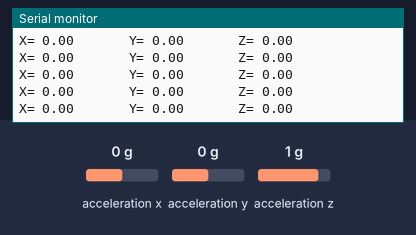
Simulated run of this sketch. Board: Arduino Uno, built with avr-gcc and run on an emulated ATmega328P. Shown: the last lines printed to the serial monitor. Wiring (inferred from the names in the program): ADXL345 accelerometer at I2C address 0x53. The test bench sets the inputs (shaded band); at power-on: acceleration y 0 g, acceleration x 0 g, acceleration z 1 g.

Above: at 1.3 s.
1.4 s: acceleration y set to -1.4 g
At 1.68 s:
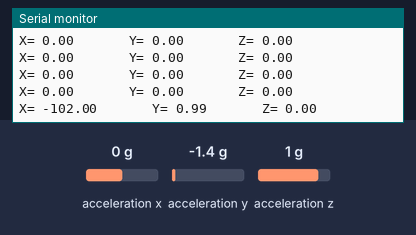
4.4 s: acceleration x set to -1.4 g
At 4.53 s:
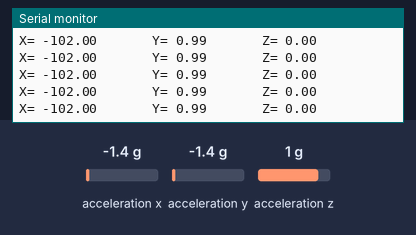
5.9 s: acceleration z set to -1.4 g
At 5.96 s:
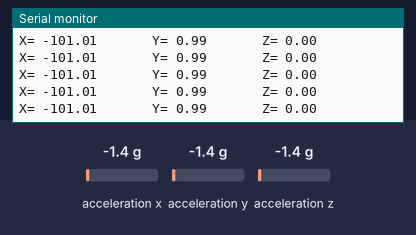
Timing chart, 0 to 8.9 s (numbered marks = the images above; inputs shaded):
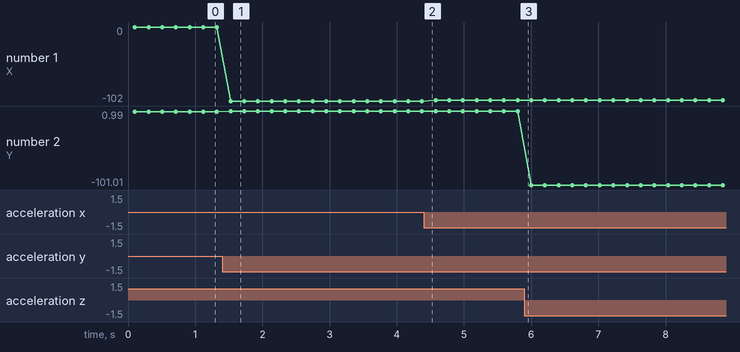

Measured:
- after the input at 1.4 s, the serial monitor: prints a new line after 0.13 s (image 1)
- plotted number 1: 0 → -102 after the input at 1.4 s, -102 → -101.01 after the input at 4.4 s
- plotted number 2: 0 → 0.99 after the input at 1.4 s

The sketch:

Accel3Axes.ino
```cpp
// Programa : Teste acelerometro ADXL345
// Adaptacoes : Arduino e Cia
// Read the 3Axis Inertial sensors from the GY-80 using I2C


#include <Wire.h>

#define Register_ID 0
#define Register_2D 0x2D
#define Register_X0 0x32
#define Register_X1 0x33
#define Register_Y0 0x34
#define Register_Y1 0x35
#define Register_Z0 0x36
#define Register_Z1 0x37

// Endereco I2C do sensor : 83 em decimal ou 0x53
int ADXAddress = 0x53;  // the default 7-bit slave address
int reading = 0;
int val=0;
int X0,X1,X_out;
int Y0,Y1,Y_out;
int Z1,Z0,Z_out;
double Xg,Yg,Zg;

void setup()
{
  Wire.begin();
  Serial.begin(9600);
  delay(100);
  // enable to measute g data
  Wire.beginTransmission(ADXAddress);
  Wire.write(Register_2D);
  Wire.write(8);                //measuring enable
  Wire.endTransmission();     // stop transmitting
}

void loop()
{
  //--------------X
  Wire.beginTransmission(ADXAddress); // transmit to device
  Wire.write(Register_X0);
  Wire.write(Register_X1);
  Wire.endTransmission();
  Wire.requestFrom(ADXAddress,2);
  if(Wire.available()<=2)
  {
    X0 = Wire.read();
    X1 = Wire.read();
    X1=X1<<8;
    X_out=X0+X1;
  }

  //------------------Y
  Wire.beginTransmission(ADXAddress); // transmit to device
  Wire.write(Register_Y0);
  Wire.write(Register_Y1);
  Wire.endTransmission();
  Wire.requestFrom(ADXAddress,2);
  if(Wire.available()<=2)
  {
    Y0 = Wire.read();
    Y1 = Wire.read();
    Y1=Y1<<8;
    Y_out=Y0+Y1;
  }
  //------------------Z
  Wire.beginTransmission(ADXAddress); // transmit to device
  Wire.write(Register_Z0);
  Wire.write(Register_Z1);
  Wire.endTransmission();
  Wire.requestFrom(ADXAddress,2);
  if(Wire.available()<=2)
  {
    Z0 = Wire.read();
    Z1 = Wire.read();
    Z1=Z1<<8;
    Z_out=Z0+Z1;
  }
  //
  Xg=X_out/256.0;
  Yg=Y_out/256.0;
  Zg=Z_out/256.0;
  Serial.print("X= ");
  Serial.print(Xg);
  Serial.print("       ");
  Serial.print("Y= ");
  Serial.print(Yg);
  Serial.print("       ");
  Serial.print("Z= ");
  Serial.print(Zg);
  Serial.println("  ");
  delay(200);
}
```
